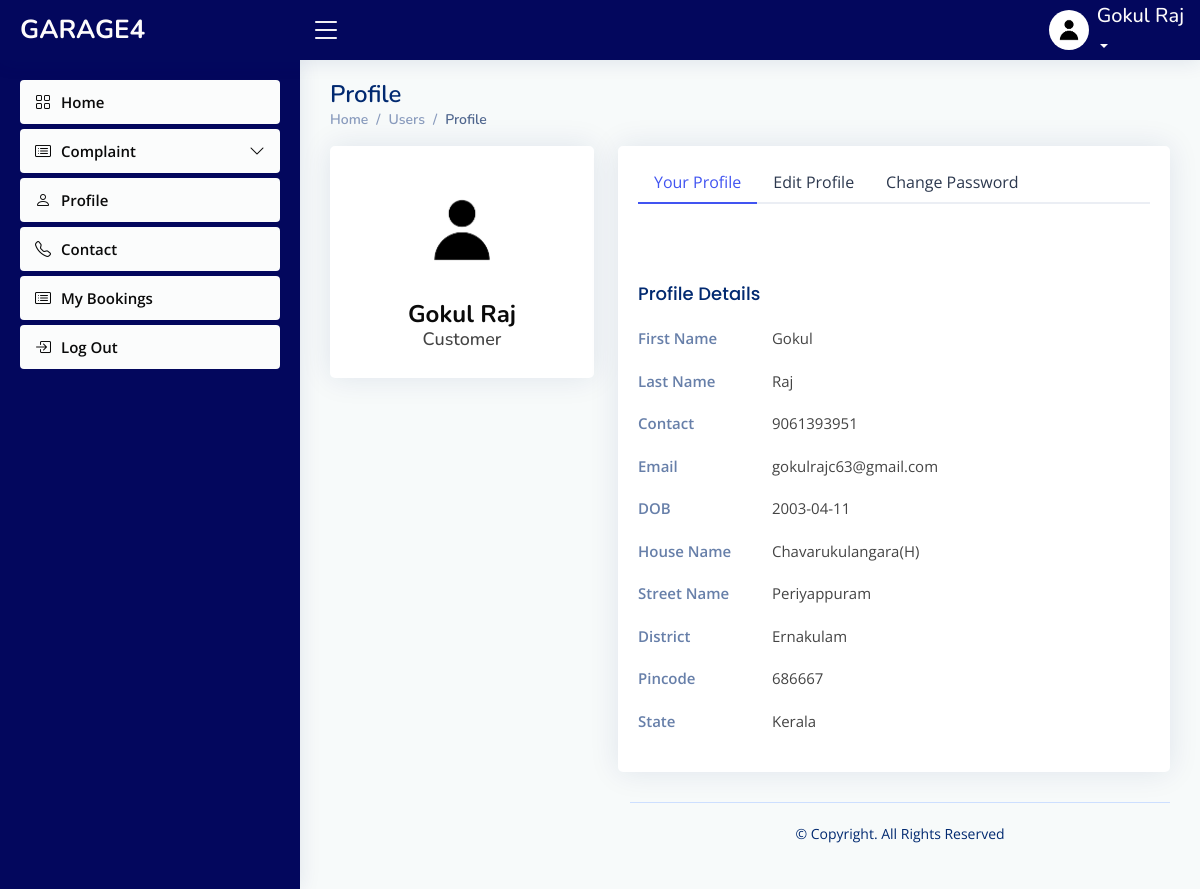
The page /user/profile.php (signed in) on the database as committed earlier.
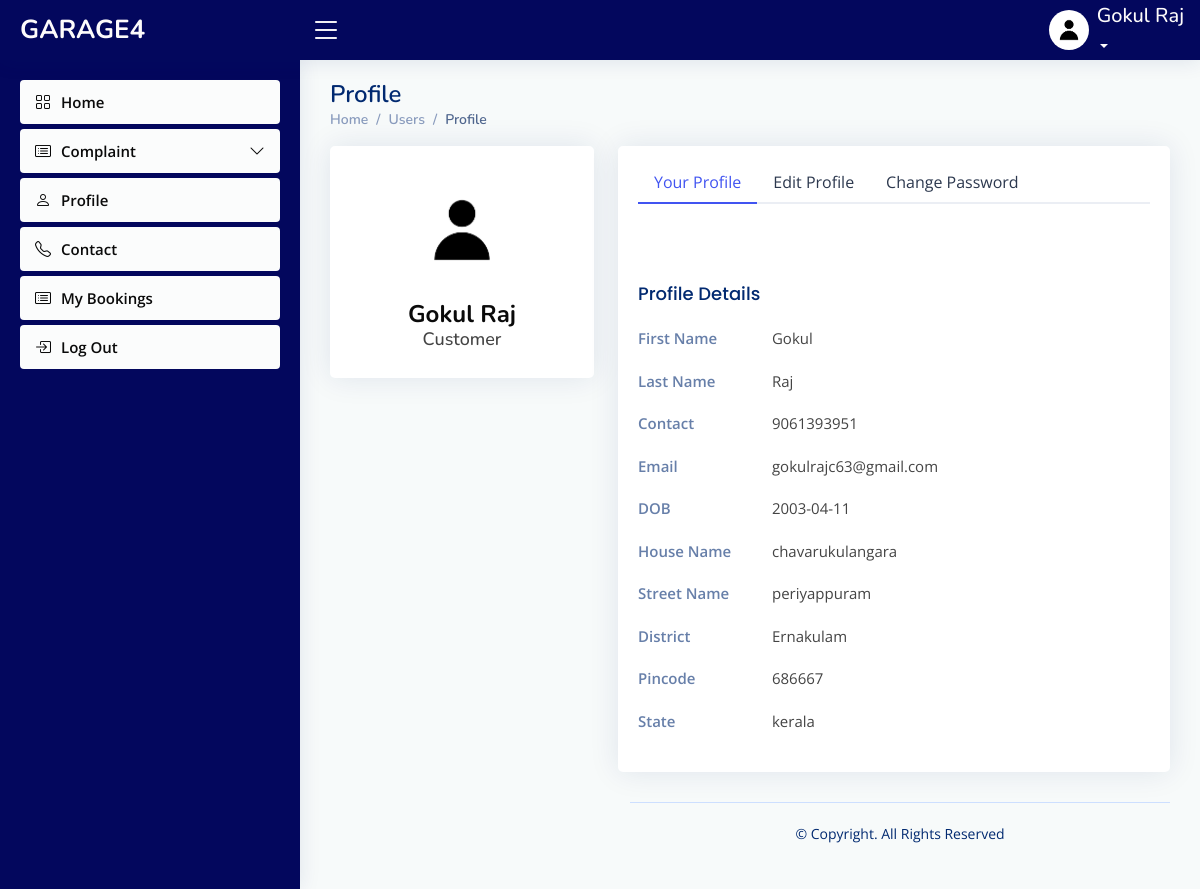
The same page on the database as committed later.
### tables this page shows
CREATE TABLE `registration` (
  `image` varchar(50) NOT NULL DEFAULT 'default.jpg',
  `first_name` varchar(30) NOT NULL,
  `last_name` varchar(30) NOT NULL,
  `contact` varchar(20) NOT NULL,
  `email_id` varchar(40) NOT NULL,
  `date_of_birth` date NOT NULL,
  `house_name` varchar(30) NOT NULL,
  `street_name` varchar(30) NOT NULL,
  `district` varchar(20) NOT NULL,
  `pincode` varchar(6) NOT NULL,
  `state` varchar(30) NOT NULL,
  `date_of_join` date NOT NULL
);

### connect.php (called while the page is built, shortened)
<?php
$dbname="garage4";
$conn=mysqli_connect("localhost","root","",$dbname);
function select_data($sql)
{
  global $conn;
  $res = mysqli_query($conn, $sql);
  if ($res)
    return $res;
  else
    return False;
}
?>

### user/profile.php (the view, shortened to what the changed rows need)
<?php
include("header.php");
   ?>
<main id="main" class="main">
    <div class="pagetitle">
      <h1>Profile</h1>
    </div>
    <section class="section profile">
      <div class="row">
        <div class="col-xl-4">
          <div class="card">
            <div class="card-body profile-card pt-4 d-flex flex-column align-items-center">
              <img src="assets/img/default.jpg" alt="Profile" class="rounded-circle">
              <h2><?php echo $arr['first_name'];?> <?php echo $arr['last_name'];?></h2>
              <h3>Customer</h3>
            </div>
          </div>
        </div>
        <div class="col-xl-8">
          <div class="card">
            <div class="card-body pt-3">
              <div class="tab-content pt-2">
                <div class="tab-pane fade show active profile-overview" id="profile-overview">
                  <div class="row">
                    <div class="col-lg-3 col-md-4 label ">First Name</div>
                    <div class="col-lg-9 col-md-8"><?php echo $arr['first_name'];?></div>
                  </div>
                  <div class="row">
                    <div class="col-lg-3 col-md-4 label">Last Name</div>
                    <div class="col-lg-9 col-md-8"><?php echo $arr['last_name'];?></div>
                  </div>
                  <div class="row">
                    <div class="col-lg-3 col-md-4 label">Contact</div>
                    <div class="col-lg-9 col-md-8"><?php echo $arr['contact'];?></div>
                  </div>
                  <div class="row">
                    <div class="col-lg-3 col-md-4 label ">Email</div>
                    <div class="col-lg-9 col-md-8"><?php echo $arr['email_id'];?></div>
                  </div>
                  <div class="row">
                    <div class="col-lg-3 col-md-4 label ">DOB</div>
                    <div class="col-lg-9 col-md-8"><?php echo $arr['date_of_birth'];?></div>
                  </div>
                  <div class="row">
                    <div class="col-lg-3 col-md-4 label ">House Name</div>
                    <div class="col-lg-9 col-md-8"><?php echo $arr['house_name'];?></div>
                  </div>
                  <div class="row">
                    <div class="col-lg-3 col-md-4 label ">Street Name</div>
                    <div class="col-lg-9 col-md-8"><?php echo $arr['street_name'];?></div>
                  </div>
                  <div class="row">
                    <div class="col-lg-3 col-md-4 label ">District</div>
                    <div class="col-lg-9 col-md-8"><?php echo $arr['district'];?></div>
                  </div>
                  <div class="row">
                    <div class="col-lg-3 col-md-4 label ">Pincode</div>
                    <div class="col-lg-9 col-md-8"><?php echo $arr['pincode'];?></div>
                  </div>
                  <div class="row">
                    <div class="col-lg-3 col-md-4 label ">State</div>
                    <div class="col-lg-9 col-md-8"><?php echo $arr['state'];?></div>
                  </div>
                </div>
              </div>
            </div>
          </div>
        </div>
      </div>
    </section>

### user/header.php (shortened to what the changed rows need)
<?php
require("../connect.php");
   $username = $_SESSION['email_id'];
   $sql="select * from registration where email_id='$username'" ;
   $res=select_data($sql);
   $arr=mysqli_fetch_assoc($res);
   ?>
<!DOCTYPE html>
<html lang="en">
<head>
  <link href="assets/vendor/bootstrap/css/bootstrap.min.css" rel="stylesheet">
  <link href="assets/vendor/bootstrap-icons/bootstrap-icons.css" rel="stylesheet">
  <link href="assets/vendor/boxicons/css/boxicons.min.css" rel="stylesheet">
  <link href="assets/vendor/quill/quill.snow.css" rel="stylesheet">
  <link href="assets/vendor/quill/quill.bubble.css" rel="stylesheet">
  <link href="assets/vendor/remixicon/remixicon.css" rel="stylesheet">
  <link href="assets/vendor/simple-datatables/style.css" rel="stylesheet">
  <link href="assets/css/styleeee.css" rel="stylesheet">
</head>
<body>
  <header id="header" class="header fixed-top d-flex align-items-center">
    <nav class="header-nav ms-auto">
      <ul class="d-flex align-items-center">
        <li class="nav-item dropdown pe-3">
          <a class="nav-link nav-profile d-flex align-items-center pe-0" href="#" data-bs-toggle="dropdown">
            <span class="d-none d-md-block dropdown-toggle ps-2"><h5><?php echo $arr['first_name'] . " " . $arr['last_name']; ?></h5></span>
          </a>
        </li>
      </ul>
    </nav>
  </header>

Rows that differ between the two databases and show on the page:
changed registration "Gokul": house_name "Chavarukulangara(H)" → "chavarukulangara"; street_name "Periyappuram" → "periyappuram"; state "Kerala" → "kerala"
